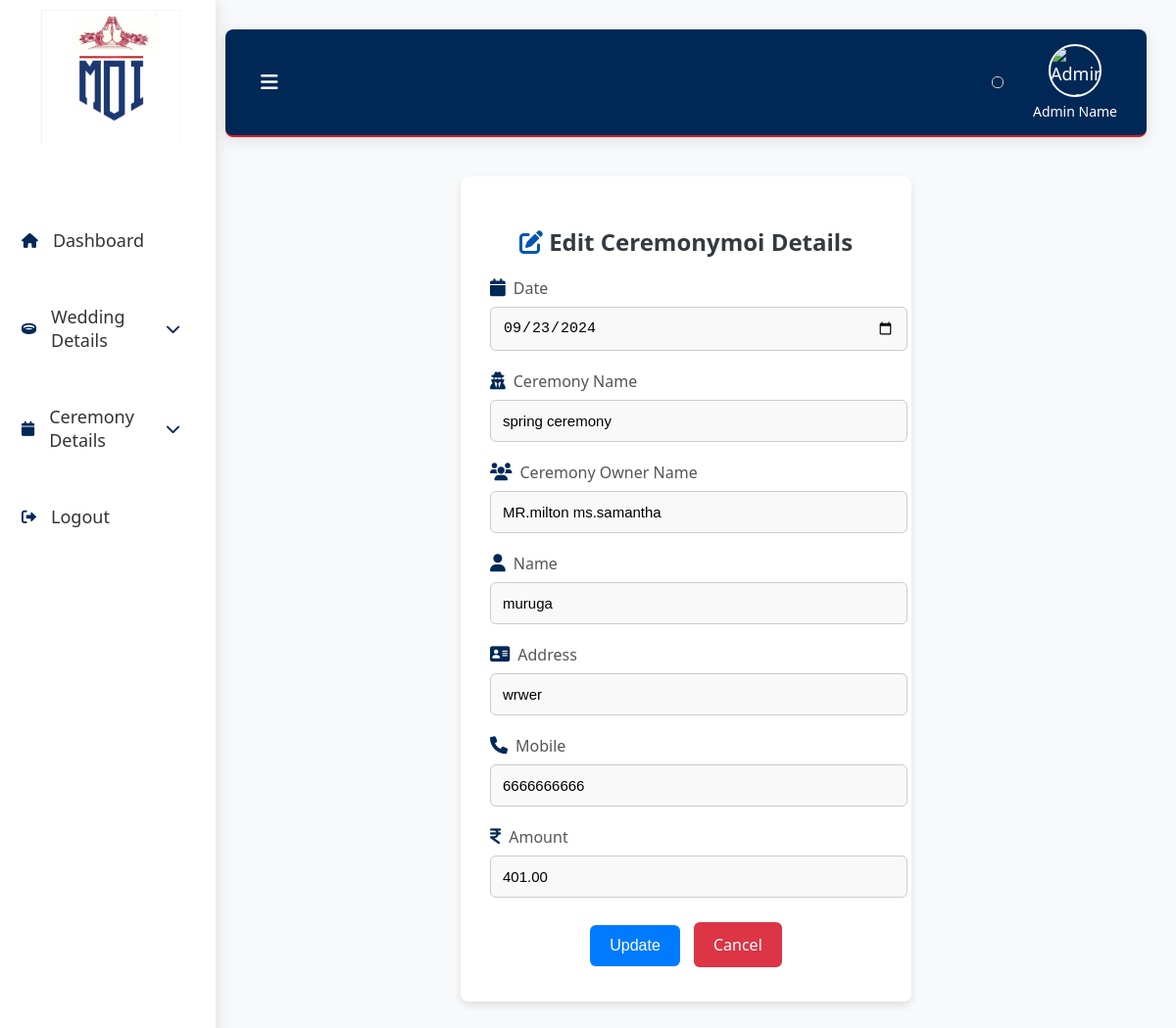
The app's page /ceremony_edit.php?id=18 (signed in) with its own data.
### tables this page shows
CREATE TABLE `ceremony_moi` (
  `id` int(11) NOT NULL,
  `swaminame` varchar(225) NOT NULL,
  `date` date NOT NULL DEFAULT current_timestamp(),
  `ceremony` varchar(225) NOT NULL,
  `ceremonyowner` varchar(225) NOT NULL,
  `mahal` varchar(225) NOT NULL,
  `name` varchar(225) NOT NULL,
  `address` varchar(225) NOT NULL,
  `mobile` varchar(20) NOT NULL,
  `amount` decimal(10,2) NOT NULL
);

### ceremony_edit.php (the view, shortened to what this page needs)
<?php
include('db.php');
if (isset($_GET['id']) && !empty($_GET['id'])) {
    $id = $con->real_escape_string($_GET['id']);
    $sql = "SELECT * FROM ceremony_moi WHERE id='$id'";
    $result = $con->query($sql);
    if ($result && $result->num_rows > 0) {
        $row = $result->fetch_assoc();
        $ceremony = $row['ceremony'];
        $ceremonyowner = $row['ceremonyowner'];
        $date = $row['date'];
        $name = $row['name'];
        $mobile = $row['mobile'];
        $address = $row['address'];
        $amount = $row['amount'];
    } else {
        echo "<p>Record not found.</p>";
        exit;
    }
} else {
    echo "<p>Invalid ID.</p>";
    exit;
}
?>
<!DOCTYPE html>
<html lang="en">
<head>
    <link rel="stylesheet" href="https://cdnjs.cloudflare.com/ajax/libs/font-awesome/6.0.0-beta3/css/all.min.css">
</head>
<body>
    <div class="sidebar">
        <div class="logo">
            <img src="asset/image/img/e11b7541-268d-43bd-8658-22c2cb761d9d.jfif" alt="Logo">
        </div>
        <ul>
        <li><a href="dashboard.php" class="active"><i class="fa fa-home" aria-hidden="true"></i> <span class="trans" data-en="Dashboard">Dashboard</span></a></li>
            <li class="dropdown">
                <a href="#" id="weddingDetailsToggle"><i class="fa fa-ring"></i><span class="trans" data-en="Wedding Details">Wedding Details</span><i class="fa fa-chevron-down"></i></a>
            </li>
            <li class="dropdown">
                <a href="#" id="ceremonyDetailsToggle"><i class="fa fa-calendar"></i><span class="trans" data-en="Ceremony Details">Ceremony Details</span><i class="fa fa-chevron-down"></i></a>
            </li>
            <li><a href="logout.php"><i class="fas fa-sign-out-alt"></i> Logout</a></li>
        </ul>
    </div>
    <div class="main-content">
        <div class="header">
            <div class="header-left">
                <button class="toggle-btn" id="toggleBtn"><i class="fas fa-bars"></i></button>
             </div>
            <div class="header-right">
            <div id="google_translate_element"></div>
                <div class="admin-info">
                    <img src="https://cdn.vectorstock.com/i/500p/30/97/flat-business-man-user-profile-avatar-icon-vector-4333097.avif" alt="Admin Image" class="admin-image">
                    <div class="admin-name">Admin Name</div>
                </div>
            </div>
        </div>
<div class="form-container">
        <h2>  <i class="fa fa-edit" aria-hidden="true"></i> Edit Ceremonymoi Details</h2>
        <form action="ceremony_edit.php?id=<?php echo htmlspecialchars($id); ?>" method="post">
            <div class="form-group">
                <label for="date"><i class="fa fa-calendar" aria-hidden="true"></i>Date</label>
                <input type="date" id="date" name="date" value="<?php echo htmlspecialchars($date); ?>" required>
            </div>
            <div class="form-group">
                <label for="ceremony"><i class="fa fa-user-secret" aria-hidden="true"></i>Ceremony Name</label>
                <input type="text" id="ceremony" name="ceremony" value="<?php echo htmlspecialchars($ceremony); ?>" required>
            </div>
            <div class="form-group">
                <label for="ceremonyowner"><i class="fa fa-users" aria-hidden="true"></i>Ceremony Owner Name</label>
                <input type="text" id="ceremonyowner" name="ceremonyowner" value="<?php echo htmlspecialchars($ceremonyowner); ?>" required>
            </div>
            <div class="form-group">
                <label for="name"><i class="fa fa-user" aria-hidden="true"></i>Name</label>
                <input type="text" id="name" name="name" value="<?php echo htmlspecialchars($name); ?>" required>
            </div>
            <div class="form-group">
                <label for="address"><i class="fa fa-address-card" aria-hidden="true"></i>Address</label>
                <input type="text" id="address" name="address" value="<?php echo htmlspecialchars($address); ?>" required>
            </div>
            <div class="form-group">
                <label for="mobile"><i class="fa fa-phone" aria-hidden="true"></i>Mobile</label>
                <input type="tel" id="mobile" name="mobile" value="<?php echo htmlspecialchars($mobile); ?>" pattern="\d{10}" maxlength="10" required>
            </div>
            <div class="form-group">
                <label for="amount"><i class="fa fa-inr" aria-hidden="true"></i>Amount</label>
                <input type="number" id="amount" name="amount" value="<?php echo htmlspecialchars($amount); ?>" required>
            </div>
            <div class="form-actions">
                <button type="submit" class="submit-btn">Update</button>
                <a href="ceremony_display.php" class="cancel-btn">Cancel</a>
            </div>
        </form>
    </div>
</body>
</html>

### ceremony_edit.php (style rules this page uses)
body { margin: 0; padding: 0; font-family: 'Segoe UI', Tahoma, Geneva, Verdana, sans-serif; background: #f8f9fa; color: #343a40; display: flex; height: 100vh; overflow: hidden; animation: fadeIn 1s ease-in-out; }
.sidebar { width: 200px; background-color: #ffffff; padding: 10px; display: flex; flex-direction: column; justify-content: space-between; position: fixed; height: 100vh; box-shadow: 2px 0 15px rgba(0, 0, 0, 0.1); transition: transform 0.3s ease-in-out; z-index: 1000; overflow-y: auto; }
.main-content { flex: 1; margin-left: 200px; padding: 30px; display: flex; flex-direction: column; overflow-y: auto; transition: margin-left 0.3s ease-in-out; animation: fadeInUp 0.7s ease-in-out; }
.sidebar i { color: #002856; }
.sidebar ul { list-style: none; padding: 0; margin: 0; flex: 1; display: flex; flex-direction: column; margin-top: 30px; }
.sidebar ul li { margin: 15px 0; position: relative; }
.sidebar ul li a { color: #333; text-decoration: none; display: flex; align-items: center; font-size: 18px; padding: 12px; border-radius: 8px; transition: background-color 0.3s ease, color 0.3s ease; }
.sidebar ul li i { margin-right: 15px; font-size: 15px; }
.header { background: linear-gradient(90deg, #002856, #002856); padding: 15px 30px; color: #FFFFFF; font-size: 18px; border-bottom: 2px solid #D21F2D; display: flex; align-items: center; justify-content: space-between; border-radius: 8px; box-shadow: 0 4px 15px rgba(0, 0, 0, 0.1); position: relative; }
.header .header-left { display: flex; align-items: center; flex: 1; }
.header .header-left .toggle-btn { background: none; border: none; color: #FFFFFF; font-size: 20px; cursor: pointer; margin-right: 20px; }
.header .header-right { display: flex; align-items: center; }
.admin-info { display: flex; flex-direction: column; align-items: center; color: #FFFFFF; margin-left: 20px; }
.admin-image { width: 50px; height: 50px; border-radius: 50%; object-fit: cover; border: 2px solid #FFFFFF; margin-bottom: 5px; }
.admin-name { font-size: 14px; color: #FFFFFF; }
.logo { display: flex; justify-content: center; margin-bottom: 30px; }
.logo img { width: 150px; height: auto; }
.form-container { margin: 40px auto; padding: 30px; max-width: 400px; width: 80%; background-color: #ffffff; border-radius: 8px; box-shadow: 0 4px 8px rgba(0, 0, 0, 0.1); }
.form-container h2 { text-align: center; margin-bottom: 20px; color:(90deg, #002856, #002856); font-size: 24px; font-weight: 600; }
.form-container h2 i { color: #0056b3; }
.form-group { margin-bottom: 20px; }
.form-group i { color: #002856; margin-right: 8px; font-size: 18px; }
.form-group label { display: block; font-weight: 500; margin-bottom: 8px; color: #555555; }
.form-group input, .form-group select { width: 100%; padding: 12px; font-size: 15px; border: 1px solid #cccccc; border-radius: 6px; background-color: #f9f9f9; transition: border-color 0.3s, box-shadow 0.3s; }
.form-actions { text-align: center; }
.submit-btn, .cancel-btn { display: inline-block; padding: 12px 20px; border: none; border-radius: 6px; cursor: pointer; font-size: 16px; text-align: center; text-decoration: none; margin: 5px; transition: background-color 0.3s, box-shadow 0.3s, transform 0.3s; }
.submit-btn { background-color: #007bff; color: #ffffff; }
.cancel-btn { background-color: #dc3545; color: #ffffff; }
#google_translate_element { margin: 10px; padding: 5px; border: 1px solid #ccc; border-radius: 5px; background: linear-gradient(90deg, #002856, #002856); box-shadow: 0 2px 5px rgba(0, 0, 0, 0.1); font-family: Arial, sans-serif; text-align: center; }
@media (min-width: 769px) { .sidebar { width: 200px; } }
@media (min-width: 769px) { .main-content { margin-left: 200px; padding: 30px; } }
@media (min-width: 769px) { .header { font-size: 18px; padding: 15px 30px; } }
@media (min-width: 769px) { .form-container { padding: 30px; max-width: 400px; } }
@media (min-width: 769px) { .submit-btn, .cancel-btn { font-size: 16px; padding: 12px 20px; } }

### records on screen
ceremony_moi: date "09/23/2024", ceremony "spring ceremony", ceremonyowner "MR.milton ms.samantha", name "muruga", address "wrwer", mobile "6666666666", amount "401.00"
